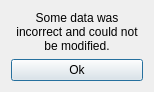
<?xml version="1.0" encoding="UTF-8"?>
<ui version="4.0">
 <class>errorDialog</class>
 <widget class="QDialog" name="errorDialog">
  <property name="geometry">
   <rect>
    <x>0</x>
    <y>0</y>
    <width>216</width>
    <height>175</height>
   </rect>
  </property>
  <property name="windowTitle">
   <string>Dialog</string>
  </property>
  <layout class="QVBoxLayout" name="verticalLayout">
   <property name="sizeConstraint">
    <enum>QLayout::SetFixedSize</enum>
   </property>
   <item>
    <widget class="QLabel" name="label">
     <property name="text">
      <string>Some data was incorrect and could not be modified.</string>
     </property>
     <property name="alignment">
      <set>Qt::AlignCenter</set>
     </property>
     <property name="wordWrap">
      <bool>true</bool>
     </property>
    </widget>
   </item>
   <item>
    <widget class="QPushButton" name="pushButton">
     <property name="text">
      <string>Ok</string>
     </property>
    </widget>
   </item>
  </layout>
 </widget>
 <resources/>
 <connections/>
</ui>
